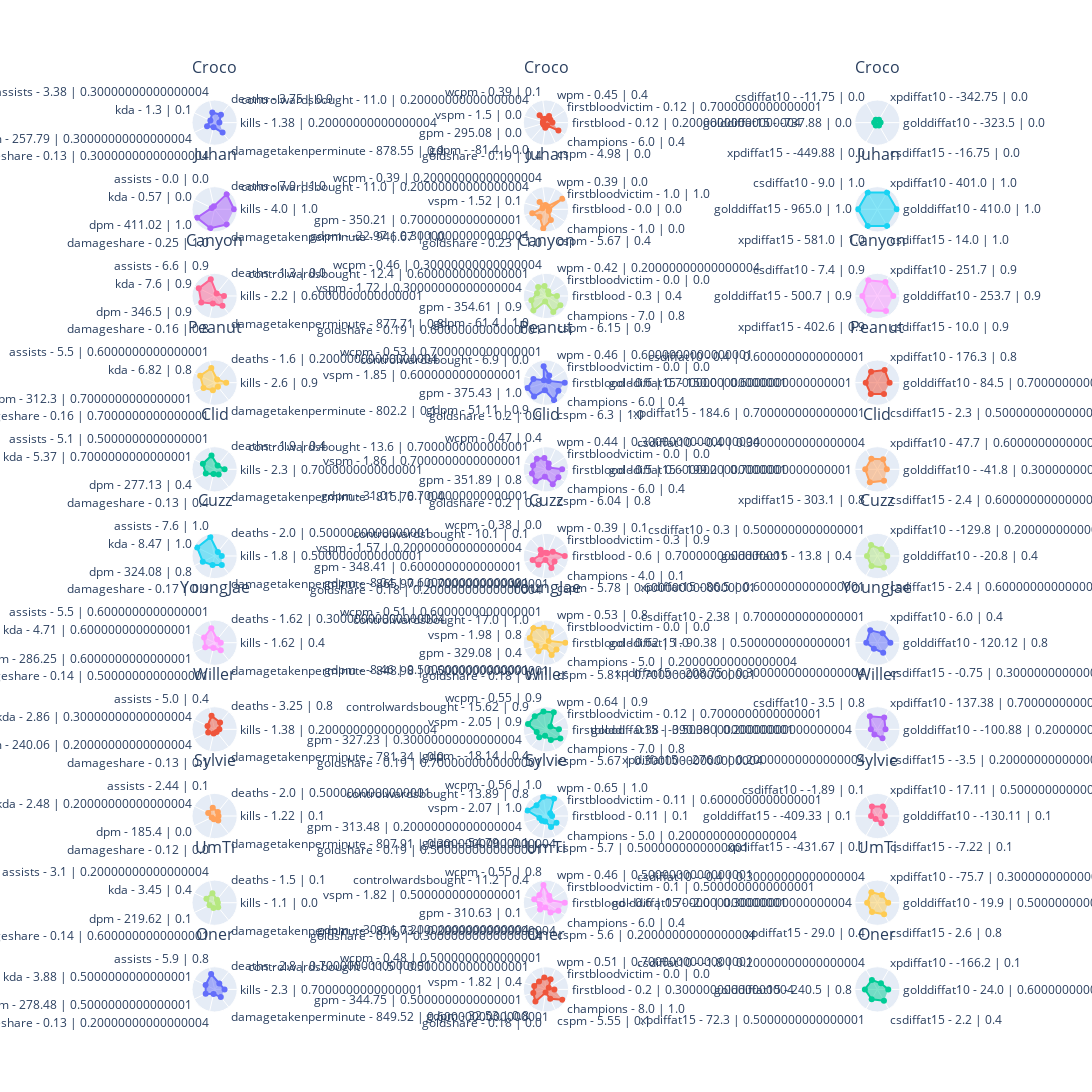

Write notebook code for a chart like this one.
### Code cell
position = positions[1]
df = players_stats.loc[players_stats.index.get_level_values(1) == position]

ROWS, COLUMNS = get_rows_columns(df, len(origin_columns))
min_value, max_value = 0, 1

fig = get_fig_subplots(df.index.get_level_values(0), ROWS, COLUMNS, len(origin_columns))
for i, player_name in enumerate(df.index.get_level_values(0)):
    for j, (key, cols) in enumerate(columns.items()):
        _df = df.loc[(player_name, position), cols]
        theta_list = get_theta_list(df, (player_name, position), origin_columns[key], rank_columns[key])

        fig.add_trace(
            go.Scatterpolar(r=_df, theta=theta_list, fill="toself", name=player_name),
            row=i + 1,
            col=j + 1,
        )

fig.update_layout(
    height=350 * ROWS, width=550 * COLUMNS, showlegend=False, title=dict(y=1)
)
fig.update_annotations(yshift=20)
fig.update_polars(
    radialaxis=dict(range=[min_value - 0.2, max_value + 0.2], visible=False)
)
fig.show()

### Figure 1 — Plotly figure (JSON) as saved in the notebook; plotly's stock layout.template omitted (floating-point values rounded to 4 significant figures)
{"data": [{"fill": "toself", "name": "Croco", "r": [0.09483, 0.4298, 0.4441, 0.09272, 0.3208, 0.09758, 0.588], "subplot": "polar", "theta": ["kills - 1.38 | 0.20000000000000004", "deaths - 3.75 | 0.9", "assists - 3.38 | 0.30000000000000004", "kda - 1.3 | 0.1", "dpm - 257.79 | 0.30000000000000004", "damageshare - 0.13 | 0.30000000000000004", "damagetakenperminute - 878.55 | 0.9"], "type": "scatterpolar"}, {"fill": "toself", "name": "Croco", "r": [0.2, 0.125, 0.2539, 0.0452, 0.4059, 0, 0, 0, 0.12, 0, 0.7143], "subplot": "polar2", "theta": ["firstblood - 0.12 | 0.20000000000000004", "firstbloodvictim - 0.12 | 0.7000000000000001", "wpm - 0.45 | 0.4", "wcpm - 0.39 | 0.1", "controlwardsbought - 11.0 | 0.20000000000000004", "vspm - 1.5 | 0.0", "gpm - 295.08 | 0.0", "gdpm - -81.4 | 0.0", "goldshare - 0.19 | 0.4", "cspm - 4.98 | 0.0", "champions - 6.0 | 0.4"], "type": "scatterpolar"}, {"fill": "toself", "name": "Croco", "r": [0, 0, 0, 0, 0, 0], "subplot": "polar3", "theta": ["golddiffat10 - -323.5 | 0.0", "xpdiffat10 - -342.75 | 0.0", "csdiffat10 - -11.75 | 0.0", "golddiffat15 - -737.88 | 0.0", "xpdiffat15 - -449.88 | 0.0", "csdiffat15 - -16.75 | 0.0"], "type": "scatterpolar"}, {"fill": "toself", "name": "Juhan", "r": [1, 1.0, 0, 0, 1.0, 1, 1], "subplot": "polar4", "theta": ["kills - 4.0 | 1.0", "deaths - 7.0 | 1.0", "assists - 0.0 | 0.0", "kda - 0.57 | 0.0", "dpm - 411.02 | 1.0", "damageshare - 0.25 | 1.0", "damagetakenperminute - 946.67 | 1.0"], "type": "scatterpolar"}, {"fill": "toself", "name": "Juhan", "r": [0, 1, 0, 0.06346, 0.4059, 0.03062, 0.6861, 0.4092, 1.0, 0.5276, 0], "subplot": "polar5", "theta": ["firstblood - 0.0 | 0.0", "firstbloodvictim - 1.0 | 1.0", "wpm - 0.39 | 0.0", "wcpm - 0.39 | 0.20000000000000004", "controlwardsbought - 11.0 | 0.20000000000000004", "vspm - 1.52 | 0.1", "gpm - 350.21 | 0.7000000000000001", "gdpm - -22.97 | 0.30000000000000004", "goldshare - 0.23 | 1.0", "cspm - 5.67 | 0.4", "champions - 1.0 | 0.0"], "type": "scatterpolar"}, {"fill": "toself", "name": "Juhan", "r": [1, 1, 1, 1, 1, 1], "subplot": "polar6", "theta": ["golddiffat10 - 410.0 | 1.0", "xpdiffat10 - 401.0 | 1.0", "csdiffat10 - 9.0 | 1.0", "golddiffat15 - 965.0 | 1.0", "xpdiffat15 - 581.0 | 1.0", "csdiffat15 - 14.0 | 1.0"], "type": "scatterpolar"}, {"fill": "toself", "name": "Canyon", "r": [0.3793, 0, 0.8684, 0.8894, 0.714, 0.2807, 0.5829], "subplot": "polar7", "theta": ["kills - 2.2 | 0.6000000000000001", "deaths - 1.3 | 0.0", "assists - 6.6 | 0.9", "kda - 7.6 | 0.9", "dpm - 346.5 | 0.9", "damageshare - 0.16 | 0.8", "damagetakenperminute - 877.71 | 0.8"], "type": "scatterpolar"}, {"fill": "toself", "name": "Canyon", "r": [0.48, 0, 0.1152, 0.4252, 0.5446, 0.381, 0.7408, 1, 0.1488, 0.8875, 0.8571], "subplot": "polar8", "theta": ["firstblood - 0.3 | 0.4", "firstbloodvictim - 0.0 | 0.0", "wpm - 0.42 | 0.20000000000000004", "wcpm - 0.46 | 0.30000000000000004", "controlwardsbought - 12.4 | 0.6000000000000001", "vspm - 1.72 | 0.30000000000000004", "gpm - 354.61 | 0.9", "gdpm - 61.4 | 1.0", "goldshare - 0.19 | 0.6000000000000001", "cspm - 6.15 | 0.9", "champions - 7.0 | 0.8"], "type": "scatterpolar"}, {"fill": "toself", "name": "Canyon", "r": [0.7869, 0.7993, 0.9229, 0.7273, 0.8269, 0.8699], "subplot": "polar9", "theta": ["golddiffat10 - 253.7 | 0.9", "xpdiffat10 - 251.7 | 0.9", "csdiffat10 - 7.4 | 0.9", "golddiffat15 - 500.7 | 0.9", "xpdiffat15 - 402.6 | 0.9", "csdiffat15 - 10.0 | 0.9"], "type": "scatterpolar"}, {"fill": "toself", "name": "Peanut", "r": [0.5172, 0.05263, 0.7237, 0.7914, 0.5625, 0.2784, 0.1261], "subplot": "polar10", "theta": ["kills - 2.6 | 0.9", "deaths - 1.6 | 0.20000000000000004", "assists - 5.5 | 0.6000000000000001", "kda - 6.82 | 0.8", "dpm - 312.3 | 0.7000000000000001", "damageshare - 0.16 | 0.7000000000000001", "damagetakenperminute - 802.2 | 0.1"], "type": "scatterpolar"}, {"fill": "toself", "name": "Peanut", "r": [0.96, 0, 0.2784, 0.8218, 0, 0.6123, 1.0, 0.9279, 0.2797, 1.0, 0.7143], "subplot": "polar11", "theta": ["firstblood - 0.6 | 0.7000000000000001", "firstbloodvictim - 0.0 | 0.0", "wpm - 0.46 | 0.6000000000000001", "wcpm - 0.53 | 0.7000000000000001", "controlwardsbought - 6.9 | 0.0", "vspm - 1.85 | 0.6000000000000001", "gpm - 375.43 | 1.0", "gdpm - 51.11 | 0.9", "goldshare - 0.2 | 0.9", "cspm - 6.3 | 1.0", "champions - 6.0 | 0.4"], "type": "scatterpolar"}, {"fill": "toself", "name": "Peanut", "r": [0.5562, 0.6979, 0.5855, 0.5214, 0.6155, 0.6195], "subplot": "polar12", "theta": ["golddiffat10 - 84.5 | 0.7000000000000001", "xpdiffat10 - 176.3 | 0.8", "csdiffat10 - 0.4 | 0.6000000000000001", "golddiffat15 - 150.0 | 0.6000000000000001", "xpdiffat15 - 184.6 | 0.7000000000000001", "csdiffat15 - 2.3 | 0.5000000000000001"], "type": "scatterpolar"}, {"fill": "toself", "name": "Clid", "r": [0.4138, 0.1053, 0.6711, 0.6068, 0.4066, 0.09938, 0.2082], "subplot": "polar13", "theta": ["kills - 2.3 | 0.7000000000000001", "deaths - 1.9 | 0.4", "assists - 5.1 | 0.5000000000000001", "kda - 5.37 | 0.7000000000000001", "dpm - 277.13 | 0.4", "damageshare - 0.13 | 0.4", "damagetakenperminute - 815.76 | 0.4"], "type": "scatterpolar"}, {"fill": "toself", "name": "Clid", "r": [0.8, 0, 0.2006, 0.5106, 0.6634, 0.6345, 0.7071, 0.7872, 0.2683, 0.8094, 0.7143], "subplot": "polar14", "theta": ["firstblood - 0.5 | 0.6000000000000001", "firstbloodvictim - 0.0 | 0.0", "wpm - 0.44 | 0.30000000000000004", "wcpm - 0.47 | 0.4", "controlwardsbought - 13.6 | 0.7000000000000001", "vspm - 1.86 | 0.7000000000000001", "gpm - 351.89 | 0.8", "gdpm - 31.01 | 0.7000000000000001", "goldshare - 0.2 | 0.8", "cspm - 6.04 | 0.8", "champions - 6.0 | 0.4"], "type": "scatterpolar"}, {"fill": "toself", "name": "Clid", "r": [0.384, 0.525, 0.547, 0.5503, 0.7304, 0.6228], "subplot": "polar15", "theta": ["golddiffat10 - -41.8 | 0.30000000000000004", "xpdiffat10 - 47.7 | 0.6000000000000001", "csdiffat10 - -0.4 | 0.30000000000000004", "golddiffat15 - 199.2 | 0.7000000000000001", "xpdiffat15 - 303.1 | 0.8", "csdiffat15 - 2.4 | 0.6000000000000001"], "type": "scatterpolar"}, {"fill": "toself", "name": "Cuzz", "r": [0.2414, 0.1228, 1.0, 1, 0.6146, 0.3675, 0.5119], "subplot": "polar16", "theta": ["kills - 1.8 | 0.5000000000000001", "deaths - 2.0 | 0.5000000000000001", "assists - 7.6 | 1.0", "kda - 8.47 | 1.0", "dpm - 324.08 | 0.8", "damageshare - 0.17 | 0.9", "damagetakenperminute - 865.97 | 0.7000000000000001"], "type": "scatterpolar"}, {"fill": "toself", "name": "Cuzz", "r": [0.96, 0.3, 0.005188, 0, 0.3168, 0.125, 0.6637, 0.5138, 0.04941, 0.6122, 0.4286], "subplot": "polar17", "theta": ["firstblood - 0.6 | 0.7000000000000001", "firstbloodvictim - 0.3 | 0.9", "wpm - 0.39 | 0.1", "wcpm - 0.38 | 0.0", "controlwardsbought - 10.1 | 0.1", "vspm - 1.57 | 0.20000000000000004", "gpm - 348.41 | 0.6000000000000001", "gdpm - -8.04 | 0.6000000000000001", "goldshare - 0.18 | 0.20000000000000004", "cspm - 5.78 | 0.6000000000000001", "champions - 4.0 | 0.1"], "type": "scatterpolar"}, {"fill": "toself", "name": "Cuzz", "r": [0.4127, 0.2863, 0.5807, 0.4414, 0.5203, 0.6228], "subplot": "polar18", "theta": ["golddiffat10 - -20.8 | 0.4", "xpdiffat10 - -129.8 | 0.20000000000000004", "csdiffat10 - 0.3 | 0.5000000000000001", "golddiffat15 - 13.8 | 0.4", "xpdiffat15 - 86.5 | 0.6000000000000001", "csdiffat15 - 2.4 | 0.6000000000000001"], "type": "scatterpolar"}, {"fill": "toself", "name": "YoungJae", "r": [0.181, 0.05702, 0.7237, 0.5235, 0.447, 0.1342, 0.4091], "subplot": "polar19", "theta": ["kills - 1.62 | 0.4", "deaths - 1.62 | 0.30000000000000004", "assists - 5.5 | 0.6000000000000001", "kda - 4.71 | 0.6000000000000001", "dpm - 286.25 | 0.6000000000000001", "damageshare - 0.14 | 0.5000000000000001", "damagetakenperminute - 848.98 | 0.5000000000000001"], "type": "scatterpolar"}, {"fill": "toself", "name": "YoungJae", "r": [1, 0, 0.5519, 0.7396, 1, 0.8516, 0.4231, 0.5108, 0.0467, 0.6346, 0.5714], "subplot": "polar20", "theta": ["firstblood - 0.62 | 1.0", "firstbloodvictim - 0.0 | 0.0", "wpm - 0.53 | 0.8", "wcpm - 0.51 | 0.6000000000000001", "controlwardsbought - 17.0 | 1.0", "vspm - 1.98 | 0.8", "gpm - 329.08 | 0.4", "gdpm - -8.46 | 0.5000000000000001", "goldshare - 0.18 | 0.1", "cspm - 5.81 | 0.7000000000000001", "champions - 5.0 | 0.20000000000000004"], "type": "scatterpolar"}, {"fill": "toself", "name": "YoungJae", "r": [0.6048, 0.4689, 0.6807, 0.4864, 0.2339, 0.5203], "subplot": "polar21", "theta": ["golddiffat10 - 120.12 | 0.8", "xpdiffat10 - 6.0 | 0.4", "csdiffat10 - 2.38 | 0.7000000000000001", "golddiffat15 - 90.38 | 0.5000000000000001", "xpdiffat15 - -208.75 | 0.30000000000000004", "csdiffat15 - -0.75 | 0.30000000000000004"], "type": "scatterpolar"}, {"fill": "toself", "name": "Willer", "r": [0.09483, 0.3421, 0.6579, 0.2891, 0.2423, 0.06658, 0], "subplot": "polar22", "theta": ["kills - 1.38 | 0.20000000000000004", "deaths - 3.25 | 0.8", "assists - 5.0 | 0.4", "kda - 2.86 | 0.30000000000000004", "dpm - 240.06 | 0.20000000000000004", "damageshare - 0.13 | 0.1", "damagetakenperminute - 781.34 | 0.0"], "type": "scatterpolar"}, {"fill": "toself", "name": "Willer", "r": [0.6, 0.125, 0.9571, 0.9156, 0.8639, 0.9632, 0.4001, 0.443, 0.2066, 0.5233, 0.8571], "subplot": "polar23", "theta": ["firstblood - 0.38 | 0.5000000000000001", "firstbloodvictim - 0.12 | 0.7000000000000001", "wpm - 0.64 | 0.9", "wcpm - 0.55 | 0.9", "controlwardsbought - 15.62 | 0.9", "vspm - 2.05 | 0.9", "gpm - 327.23 | 0.30000000000000004", "gdpm - -18.14 | 0.4", "goldshare - 0.19 | 0.7000000000000001", "cspm - 5.67 | 0.30000000000000004", "champions - 7.0 | 0.8"], "type": "scatterpolar"}, {"fill": "toself", "name": "Willer", "r": [0.3035, 0.6455, 0.7349, 0.2041, 0.1687, 0.4309], "subplot": "polar24", "theta": ["golddiffat10 - -100.88 | 0.20000000000000004", "xpdiffat10 - 137.38 | 0.7000000000000001", "csdiffat10 - 3.5 | 0.8", "golddiffat15 - -390.38 | 0.20000000000000004", "xpdiffat15 - -276.0 | 0.20000000000000004", "csdiffat15 - -3.5 | 0.20000000000000004"], "type": "scatterpolar"}, {"fill": "toself", "name": "Sylvie", "r": [0.04215, 0.1228, 0.3216, 0.2417, 0, 0, 0.1607], "subplot": "polar25", "theta": ["kills - 1.22 | 0.1", "deaths - 2.0 | 0.5000000000000001", "assists - 2.44 | 0.1", "kda - 2.48 | 0.20000000000000004", "dpm - 185.4 | 0.0", "damageshare - 0.12 | 0.0", "damagetakenperminute - 807.91 | 0.30000000000000004"], "type": "scatterpolar"}, {"fill": "toself", "name": "Sylvie", "r": [0.1778, 0.1111, 1, 1, 0.692, 1, 0.229, 0.1864, 0.1356, 0.5481, 0.5714], "subplot": "polar26", "theta": ["firstblood - 0.11 | 0.1", "firstbloodvictim - 0.11 | 0.6000000000000001", "wpm - 0.65 | 1.0", "wcpm - 0.56 | 1.0", "controlwardsbought - 13.89 | 0.8", "vspm - 2.07 | 1.0", "gpm - 313.48 | 0.20000000000000004", "gdpm - -54.79 | 0.1", "goldshare - 0.19 | 0.5000000000000001", "cspm - 5.7 | 0.5000000000000001", "champions - 5.0 | 0.20000000000000004"], "type": "scatterpolar"}, {"fill": "toself", "name": "Sylvie", "r": [0.2637, 0.4838, 0.4752, 0.1929, 0.01766, 0.3098], "subplot": "polar27", "theta": ["golddiffat10 - -130.11 | 0.1", "xpdiffat10 - 17.11 | 0.5000000000000001", "csdiffat10 - -1.89 | 0.1", "golddiffat15 - -409.33 | 0.1", "xpdiffat15 - -431.67 | 0.1", "csdiffat15 - -7.22 | 0.1"], "type": "scatterpolar"}, {"fill": "toself", "name": "UmTi", "r": [0, 0.03509, 0.4079, 0.3643, 0.1517, 0.1377, 0.1535], "subplot": "polar28", "theta": ["kills - 1.1 | 0.0", "deaths - 1.5 | 0.1", "assists - 3.1 | 0.20000000000000004", "kda - 3.45 | 0.4", "dpm - 219.62 | 0.1", "damageshare - 0.14 | 0.6000000000000001", "damagetakenperminute - 806.73 | 0.20000000000000004"], "type": "scatterpolar"}, {"fill": "toself", "name": "UmTi", "r": [0.96, 0.1, 0.2754, 0.9103, 0.4257, 0.5624, 0.1935, 0.3599, 0.09214, 0.472, 0.7143], "subplot": "polar29", "theta": ["firstblood - 0.6 | 0.7000000000000001", "firstbloodvictim - 0.1 | 0.5000000000000001", "wpm - 0.46 | 0.5000000000000001", "wcpm - 0.55 | 0.8", "controlwardsbought - 11.2 | 0.4", "vspm - 1.82 | 0.5000000000000001", "gpm - 310.63 | 0.1", "gdpm - -30.0 | 0.20000000000000004", "goldshare - 0.19 | 0.30000000000000004", "cspm - 5.6 | 0.20000000000000004", "champions - 6.0 | 0.4"], "type": "scatterpolar"}, {"fill": "toself", "name": "UmTi", "r": [0.4682, 0.3591, 0.547, 0.4321, 0.4645, 0.6293], "subplot": "polar30", "theta": ["golddiffat10 - 19.9 | 0.5000000000000001", "xpdiffat10 - -75.7 | 0.30000000000000004", "csdiffat10 - -0.4 | 0.30000000000000004", "golddiffat15 - -2.0 | 0.30000000000000004", "xpdiffat15 - 29.0 | 0.4", "csdiffat15 - 2.6 | 0.8"], "type": "scatterpolar"}, {"fill": "toself", "name": "Oner", "r": [0.4138, 0.2632, 0.7763, 0.4187, 0.4125, 0.08879, 0.4124], "subplot": "polar31", "theta": ["kills - 2.3 | 0.7000000000000001", "deaths - 2.8 | 0.7000000000000001", "assists - 5.9 | 0.8", "kda - 3.88 | 0.5000000000000001", "dpm - 278.48 | 0.5000000000000001", "damageshare - 0.13 | 0.20000000000000004", "damagetakenperminute - 849.52 | 0.6000000000000001"], "type": "scatterpolar"}, {"fill": "toself", "name": "Oner", "r": [0.32, 0, 0.4834, 0.5447, 0.4554, 0.5592, 0.6181, 0.7978, 0, 0.4348, 1], "subplot": "polar32", "theta": ["firstblood - 0.2 | 0.30000000000000004", "firstbloodvictim - 0.0 | 0.0", "wpm - 0.51 | 0.7000000000000001", "wcpm - 0.48 | 0.5000000000000001", "controlwardsbought - 11.5 | 0.5000000000000001", "vspm - 1.82 | 0.4", "gpm - 344.75 | 0.5000000000000001", "gdpm - 32.53 | 0.8", "goldshare - 0.18 | 0.0", "cspm - 5.55 | 0.1", "champions - 8.0 | 1.0"], "type": "scatterpolar"}, {"fill": "toself", "name": "Oner", "r": [0.4738, 0.2374, 0.4795, 0.5745, 0.5065, 0.6163], "subplot": "polar33", "theta": ["golddiffat10 - 24.0 | 0.6000000000000001", "xpdiffat10 - -166.2 | 0.1", "csdiffat10 - -1.8 | 0.20000000000000004", "golddiffat15 - 240.5 | 0.8", "xpdiffat15 - 72.3 | 0.5000000000000001", "csdiffat15 - 2.2 | 0.4"], "type": "scatterpolar"}], "layout": {"annotations": [{"font": {"size": 16}, "showarrow": false, "text": "Croco", "x": 0.1444, "xanchor": "center", "xref": "paper", "y": 1.0, "yanchor": "bottom", "yref": "paper", "yshift": 20}, {"font": {"size": 16}, "showarrow": false, "text": "Croco", "x": 0.5, "xanchor": "center", "xref": "paper", "y": 1.0, "yanchor": "bottom", "yref": "paper", "yshift": 20}, {"font": {"size": 16}, "showarrow": false, "text": "Croco", "x": 0.8556, "xanchor": "center", "xref": "paper", "y": 1.0, "yanchor": "bottom", "yref": "paper", "yshift": 20}, {"font": {"size": 16}, "showarrow": false, "text": "Juhan", "x": 0.1444, "xanchor": "center", "xref": "paper", "y": 0.905, "yanchor": "bottom", "yref": "paper", "yshift": 20}, {"font": {"size": 16}, "showarrow": false, "text": "Juhan", "x": 0.5, "xanchor": "center", "xref": "paper", "y": 0.905, "yanchor": "bottom", "yref": "paper", "yshift": 20}, {"font": {"size": 16}, "showarrow": false, "text": "Juhan", "x": 0.8556, "xanchor": "center", "xref": "paper", "y": 0.905, "yanchor": "bottom", "yref": "paper", "yshift": 20}, {"font": {"size": 16}, "showarrow": false, "text": "Canyon", "x": 0.1444, "xanchor": "center", "xref": "paper", "y": 0.8099, "yanchor": "bottom", "yref": "paper", "yshift": 20}, {"font": {"size": 16}, "showarrow": false, "text": "Canyon", "x": 0.5, "xanchor": "center", "xref": "paper", "y": 0.8099, "yanchor": "bottom", "yref": "paper", "yshift": 20}, {"font": {"size": 16}, "showarrow": false, "text": "Canyon", "x": 0.8556, "xanchor": "center", "xref": "paper", "y": 0.8099, "yanchor": "bottom", "yref": "paper", "yshift": 20}, {"font": {"size": 16}, "showarrow": false, "text": "Peanut", "x": 0.1444, "xanchor": "center", "xref": "paper", "y": 0.7149, "yanchor": "bottom", "yref": "paper", "yshift": 20}, {"font": {"size": 16}, "showarrow": false, "text": "Peanut", "x": 0.5, "xanchor": "center", "xref": "paper", "y": 0.7149, "yanchor": "bottom", "yref": "paper", "yshift": 20}, {"font": {"size": 16}, "showarrow": false, "text": "Peanut", "x": 0.8556, "xanchor": "center", "xref": "paper", "y": 0.7149, "yanchor": "bottom", "yref": "paper", "yshift": 20}, {"font": {"size": 16}, "showarrow": false, "text": "Clid", "x": 0.1444, "xanchor": "center", "xref": "paper", "y": 0.6198, "yanchor": "bottom", "yref": "paper", "yshift": 20}, {"font": {"size": 16}, "showarrow": false, "text": "Clid", "x": 0.5, "xanchor": "center", "xref": "paper", "y": 0.6198, "yanchor": "bottom", "yref": "paper", "yshift": 20}, {"font": {"size": 16}, "showarrow": false, "text": "Clid", "x": 0.8556, "xanchor": "center", "xref": "paper", "y": 0.6198, "yanchor": "bottom", "yref": "paper", "yshift": 20}, {"font": {"size": 16}, "showarrow": false, "text": "Cuzz", "x": 0.1444, "xanchor": "center", "xref": "paper", "y": 0.5248, "yanchor": "bottom", "yref": "paper", "yshift": 20}, {"font": {"size": 16}, "showarrow": false, "text": "Cuzz", "x": 0.5, "xanchor": "center", "xref": "paper", "y": 0.5248, "yanchor": "bottom", "yref": "paper", "yshift": 20}, {"font": {"size": 16}, "showarrow": false, "text": "Cuzz", "x": 0.8556, "xanchor": "center", "xref": "paper", "y": 0.5248, "yanchor": "bottom", "yref": "paper", "yshift": 20}, {"font": {"size": 16}, "showarrow": false, "text": "YoungJae", "x": 0.1444, "xanchor": "center", "xref": "paper", "y": 0.4298, "yanchor": "bottom", "yref": "paper", "yshift": 20}, {"font": {"size": 16}, "showarrow": false, "text": "YoungJae", "x": 0.5, "xanchor": "center", "xref": "paper", "y": 0.4298, "yanchor": "bottom", "yref": "paper", "yshift": 20}, {"font": {"size": 16}, "showarrow": false, "text": "YoungJae", "x": 0.8556, "xanchor": "center", "xref": "paper", "y": 0.4298, "yanchor": "bottom", "yref": "paper", "yshift": 20}, {"font": {"size": 16}, "showarrow": false, "text": "Willer", "x": 0.1444, "xanchor": "center", "xref": "paper", "y": 0.3347, "yanchor": "bottom", "yref": "paper", "yshift": 20}, {"font": {"size": 16}, "showarrow": false, "text": "Willer", "x": 0.5, "xanchor": "center", "xref": "paper", "y": 0.3347, "yanchor": "bottom", "yref": "paper", "yshift": 20}, {"font": {"size": 16}, "showarrow": false, "text": "Willer", "x": 0.8556, "xanchor": "center", "xref": "paper", "y": 0.3347, "yanchor": "bottom", "yref": "paper", "yshift": 20}, {"font": {"size": 16}, "showarrow": false, "text": "Sylvie", "x": 0.1444, "xanchor": "center", "xref": "paper", "y": 0.2397, "yanchor": "bottom", "yref": "paper", "yshift": 20}, {"font": {"size": 16}, "showarrow": false, "text": "Sylvie", "x": 0.5, "xanchor": "center", "xref": "paper", "y": 0.2397, "yanchor": "bottom", "yref": "paper", "yshift": 20}, {"font": {"size": 16}, "showarrow": false, "text": "Sylvie", "x": 0.8556, "xanchor": "center", "xref": "paper", "y": 0.2397, "yanchor": "bottom", "yref": "paper", "yshift": 20}, {"font": {"size": 16}, "showarrow": false, "text": "UmTi", "x": 0.1444, "xanchor": "center", "xref": "paper", "y": 0.1446, "yanchor": "bottom", "yref": "paper", "yshift": 20}, {"font": {"size": 16}, "showarrow": false, "text": "UmTi", "x": 0.5, "xanchor": "center", "xref": "paper", "y": 0.1446, "yanchor": "bottom", "yref": "paper", "yshift": 20}, {"font": {"size": 16}, "showarrow": false, "text": "UmTi", "x": 0.8556, "xanchor": "center", "xref": "paper", "y": 0.1446, "yanchor": "bottom", "yref": "paper", "yshift": 20}, {"font": {"size": 16}, "showarrow": false, "text": "Oner", "x": 0.1444, "xanchor": "center", "xref": "paper", "y": 0.04959, "yanchor": "bottom", "yref": "paper", "yshift": 20}, {"font": {"size": 16}, "showarrow": false, "text": "Oner", "x": 0.5, "xanchor": "center", "xref": "paper", "y": 0.04959, "yanchor": "bottom", "yref": "paper", "yshift": 20}, {"font": {"size": 16}, "showarrow": false, "text": "Oner", "x": 0.8556, "xanchor": "center", "xref": "paper", "y": 0.04959, "yanchor": "bottom", "yref": "paper", "yshift": 20}], "height": 3850, "polar": {"domain": {"x": [0, 0.2889], "y": [0.9504, 1.0]}, "radialaxis": {"range": [-0.2, 1.2], "visible": false}}, "polar10": {"domain": {"x": [0, 0.2889], "y": [0.6653, 0.7149]}, "radialaxis": {"range": [-0.2, 1.2], "visible": false}}, "polar11": {"domain": {"x": [0.3556, 0.6444], "y": [0.6653, 0.7149]}, "radialaxis": {"range": [-0.2, 1.2], "visible": false}}, "polar12": {"domain": {"x": [0.7111, 1], "y": [0.6653, 0.7149]}, "radialaxis": {"range": [-0.2, 1.2], "visible": false}}, "polar13": {"domain": {"x": [0, 0.2889], "y": [0.5702, 0.6198]}, "radialaxis": {"range": [-0.2, 1.2], "visible": false}}, "polar14": {"domain": {"x": [0.3556, 0.6444], "y": [0.5702, 0.6198]}, "radialaxis": {"range": [-0.2, 1.2], "visible": false}}, "polar15": {"domain": {"x": [0.7111, 1], "y": [0.5702, 0.6198]}, "radialaxis": {"range": [-0.2, 1.2], "visible": false}}, "polar16": {"domain": {"x": [0, 0.2889], "y": [0.4752, 0.5248]}, "radialaxis": {"range": [-0.2, 1.2], "visible": false}}, "polar17": {"domain": {"x": [0.3556, 0.6444], "y": [0.4752, 0.5248]}, "radialaxis": {"range": [-0.2, 1.2], "visible": false}}, "polar18": {"domain": {"x": [0.7111, 1], "y": [0.4752, 0.5248]}, "radialaxis": {"range": [-0.2, 1.2], "visible": false}}, "polar19": {"domain": {"x": [0, 0.2889], "y": [0.3802, 0.4298]}, "radialaxis": {"range": [-0.2, 1.2], "visible": false}}, "polar2": {"domain": {"x": [0.3556, 0.6444], "y": [0.9504, 1.0]}, "radialaxis": {"range": [-0.2, 1.2], "visible": false}}, "polar20": {"domain": {"x": [0.3556, 0.6444], "y": [0.3802, 0.4298]}, "radialaxis": {"range": [-0.2, 1.2], "visible": false}}, "polar21": {"domain": {"x": [0.7111, 1], "y": [0.3802, 0.4298]}, "radialaxis": {"range": [-0.2, 1.2], "visible": false}}, "polar22": {"domain": {"x": [0, 0.2889], "y": [0.2851, 0.3347]}, "radialaxis": {"range": [-0.2, 1.2], "visible": false}}, "polar23": {"domain": {"x": [0.3556, 0.6444], "y": [0.2851, 0.3347]}, "radialaxis": {"range": [-0.2, 1.2], "visible": false}}, "polar24": {"domain": {"x": [0.7111, 1], "y": [0.2851, 0.3347]}, "radialaxis": {"range": [-0.2, 1.2], "visible": false}}, "polar25": {"domain": {"x": [0, 0.2889], "y": [0.1901, 0.2397]}, "radialaxis": {"range": [-0.2, 1.2], "visible": false}}, "polar26": {"domain": {"x": [0.3556, 0.6444], "y": [0.1901, 0.2397]}, "radialaxis": {"range": [-0.2, 1.2], "visible": false}}, "polar27": {"domain": {"x": [0.7111, 1], "y": [0.1901, 0.2397]}, "radialaxis": {"range": [-0.2, 1.2], "visible": false}}, "polar28": {"domain": {"x": [0, 0.2889], "y": [0.09504, 0.1446]}, "radialaxis": {"range": [-0.2, 1.2], "visible": false}}, "polar29": {"domain": {"x": [0.3556, 0.6444], "y": [0.09504, 0.1446]}, "radialaxis": {"range": [-0.2, 1.2], "visible": false}}, "polar3": {"domain": {"x": [0.7111, 1], "y": [0.9504, 1.0]}, "radialaxis": {"range": [-0.2, 1.2], "visible": false}}, "polar30": {"domain": {"x": [0.7111, 1], "y": [0.09504, 0.1446]}, "radialaxis": {"range": [-0.2, 1.2], "visible": false}}, "polar31": {"domain": {"x": [0, 0.2889], "y": [0, 0.04959]}, "radialaxis": {"range": [-0.2, 1.2], "visible": false}}, "polar32": {"domain": {"x": [0.3556, 0.6444], "y": [0, 0.04959]}, "radialaxis": {"range": [-0.2, 1.2], "visible": false}}, "polar33": {"domain": {"x": [0.7111, 1], "y": [0, 0.04959]}, "radialaxis": {"range": [-0.2, 1.2], "visible": false}}, "polar4": {"domain": {"x": [0, 0.2889], "y": [0.8554, 0.905]}, "radialaxis": {"range": [-0.2, 1.2], "visible": false}}, "polar5": {"domain": {"x": [0.3556, 0.6444], "y": [0.8554, 0.905]}, "radialaxis": {"range": [-0.2, 1.2], "visible": false}}, "polar6": {"domain": {"x": [0.7111, 1], "y": [0.8554, 0.905]}, "radialaxis": {"range": [-0.2, 1.2], "visible": false}}, "polar7": {"domain": {"x": [0, 0.2889], "y": [0.7603, 0.8099]}, "radialaxis": {"range": [-0.2, 1.2], "visible": false}}, "polar8": {"domain": {"x": [0.3556, 0.6444], "y": [0.7603, 0.8099]}, "radialaxis": {"range": [-0.2, 1.2], "visible": false}}, "polar9": {"domain": {"x": [0.7111, 1], "y": [0.7603, 0.8099]}, "radialaxis": {"range": [-0.2, 1.2], "visible": false}}, "showlegend": false, "title": {"y": 1}, "width": 1650}}
